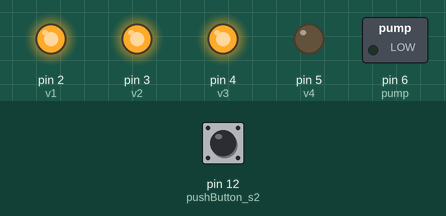
This sketch was run on a simulated Arduino Uno, built with avr-gcc and run on an emulated ATmega328P. Shown: switched loads named in the sketch (green lamp = pin HIGH), output pins drawn as LEDs (lit = HIGH). Inputs (shaded band) come from the test bench; at power-on: pin 12 (pushButton_s2) HIGH.

Above: at 1.1 s.
At 1.6 s:
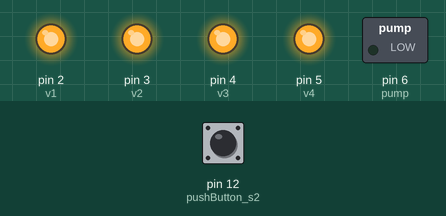
At 3.6 s:
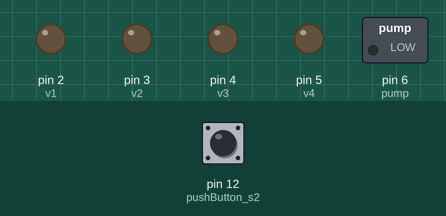
At 14.1 s:
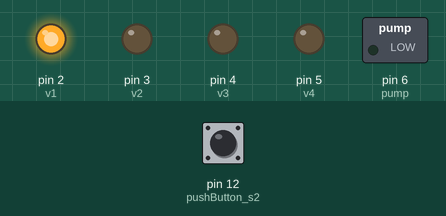
At 24.1 s:
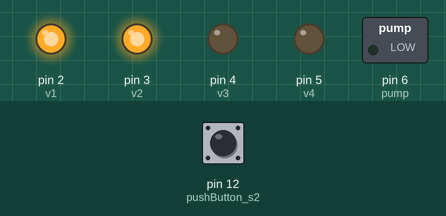
Timing chart, 0 to 25.6 s (numbered marks = the images above):
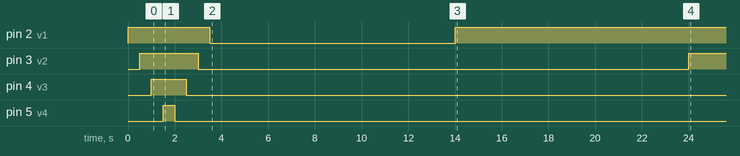

The sketch:

irrigationMode26MAY.ino
```cpp
#include <EEPROM.h>

const int v1 =2;
//v1 - potatoes
const int v2 =3;
const int v3 =4;
//v3 tomatoes
const int v4 =5;
const int pump =6;
int pushButton_s2=12;

int mode = 0;
/*
0 = standby
10 = auto
21 = manual valv1
22 = manual valve2
23 = manual valve3
24 = manual valve4
*/
bool buttonLock = 0;

void setup()
{
    pinMode(v1, OUTPUT);
    pinMode(v2, OUTPUT);
    pinMode (v3, OUTPUT);
    pinMode(v4, OUTPUT);
    pinMode(pump, OUTPUT);
    pinMode(pushButton_s2, INPUT_PULLUP);
    Serial.begin(9600);
    blinkAll(1);


}

void loop()
{
    delay(10000);
    digitalWrite(v1,HIGH);
    delay(10000);
    digitalWrite(v2,HIGH);

    if(digitalRead(pushButton_s2) == LOW && buttonLock == 0)
     {
        digitalWrite(pump,HIGH);
        delay(500);
        digitalWrite(v3,HIGH);
        delay(10000);
        digitalWrite(v3,LOW);
        digitalWrite(pump,LOW);
        delay(500);
        digitalWrite(pump,HIGH);
        delay(500);
        digitalWrite(v1,HIGH);
        delay(10000);
        digitalWrite(pump,LOW);
        digitalWrite(v1,LOW);

       Serial.println("button pressed");
        buttonLock=1;
    }

    if(digitalRead(pushButton_s2)== HIGH)
    {
        buttonLock =0;
    }


}

void blinkAll(int blinkies)
{
    int counter = 0;
    do
    {
        digitalWrite(v1, HIGH);
        delay(500);
        digitalWrite(v2, HIGH);
        delay(500);
        digitalWrite(v3, HIGH);
        delay(500);
        digitalWrite(v4, HIGH);
        delay(500);
        digitalWrite(v4, LOW);
        delay(500);
        digitalWrite(v3, LOW);
        delay(500);
        digitalWrite(v2, LOW);
        delay(500);
        digitalWrite(v1, LOW);
        delay(500);
        counter ++;
    } while (counter < blinkies);

}
```

irrigationMode.h
```cpp
void updateShiftRegister();
```

modeCode.ino
```cpp
#include "irrigationMode.h"

extern byte outputByte;
extern int pushButton_s2;
extern bool buttonLock;

int timings[]={7000,2000,5000,4000};

void valveCycler(int startValve, int endValve)
{

    for (int i = startValve; i <= endValve; i++)
    {
        bitSet(outputByte,i);

    }
    updateShiftRegister();
    delay(3000);

    if (digitalRead(pushButton_s2) == LOW && buttonLock == 0)
    {
        outputByte=0;
        bitSet(outputByte,6);
        updateShiftRegister();
        Serial.print(startValve);
        Serial.print(" start valve//");
        Serial.print("end valve ");
        Serial.println(endValve);


        delay(5000);

        bitClear(outputByte,6);
        updateShiftRegister();
        delay(1000);


        for (int i = startValve; i <= endValve; i++)
        {
            bitSet(outputByte,i);
            updateShiftRegister();
            delay(timings[i-1]);
            bitClear(outputByte,i);
            updateShiftRegister();
            delay(500);
        }

    }
    outputByte=0;
    bitSet(outputByte,6);
    updateShiftRegister();


}
```

Measured:
- by itself, pin 2 (v1): HIGH → LOW at 3.5 s, → HIGH 10.5 s later
- by itself, pin 3 (v2): HIGH → LOW at 3.0 s, → HIGH 21.0 s later
